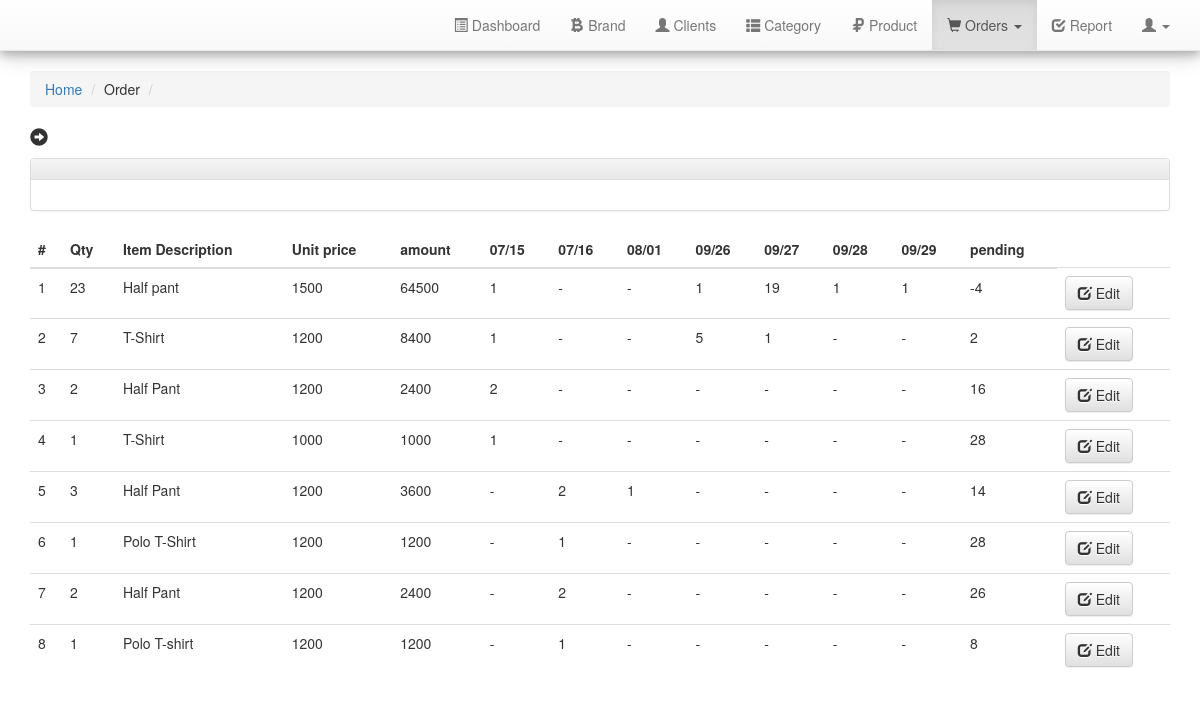
Screenshot of /orders.php (signed in) with the database file from the repository.
### tables this page shows
CREATE TABLE IF NOT EXISTS `product` (
  `product_id` int(11) NOT NULL AUTO_INCREMENT,
  `product_name` varchar(255) NOT NULL,
  `product_image` text NOT NULL,
  `brand_id` int(11) NOT NULL,
  `categories_id` int(11) NOT NULL,
  `quantity` varchar(255) NOT NULL,
  `rate` varchar(255) NOT NULL,
  `active` int(11) NOT NULL DEFAULT 0,
  `status` int(11) NOT NULL DEFAULT 0,
  PRIMARY KEY (`product_id`)
);

### php_action/orderDeliveryScheduling.php (called while the page is built, shortened)
<?php
function getPending($historyHeaders, $item) {
    $pending = $item->quantity;
    foreach($historyHeaders as $date) {
      $key = dateKey($date['modified']);
      $pending -= $item->$key === '-' ? 0 : $item->$key;
    }
    return $pending;
}
function monthDate($date) {
  $newDate = explode('-', $date);
  return [
    "modified" => "{$newDate[1]}/{$newDate[2]}",
    "orig" => $date,
  ];
}
function dateKey($date) {
  return str_replace("/","_", $date);
}
function getOrderItem($db, $product_id) {
  $sql = "SELECT * FROM order_item where product_id = {$product_id}";
  $order_item = $db->query($sql);
  $orderItem = [];
  while ($orderItem[] = $order_item->fetch_assoc());
  return $orderItem;
}
function getTotal($orderItem) {
  $total = array_column((array)$orderItem, 'total');
  return array_sum($total);
}
function getOrderHistory($db, $columns) {
  $product_ids = implode(', ', $columns);
  $sql = "SELECT * FROM order_item JOIN orders USING(order_id) where product_id IN ({$product_ids})";
  $orders = $db->query($sql);
  $orderItems = [];
  while ($orderItems[] = $orders->fetch_assoc());
  $orderItems = array_filter($orderItems, function($order) {
    return $order['order_status'] !== 2;
  });
  return $orderItems;
}
function sumOFOrderToDeliver($item, $dates) {
  $total = 0;
  foreach($dates as $date) {
    $delivery = dateKey($date['modified']);
    $total += (int)$item->$delivery;
  }
  return $total;
}
function historyAsHeader($orderItems) {
  $headers = array_unique(array_column($orderItems, 'order_date'));
  sort($headers);
  return array_map("monthDate", $headers);
}
function addQuantityPerDate($products, $orderItems, $headers) {
  $products = array_map(function($item) use($orderItems, $headers) {
    $item = (array)$item;
    foreach($headers as $date) {
      $val = array_filter($orderItems, function($dv) use($item, $date) {
        return $dv['product_id'] === $item['product_id'] && $dv['order_date'] === $date['orig'];
      });
      $item[dateKey($date['modified'])] = count($val) ? array_sum(array_column($val, 'quantity')) : "-";
    }
    $item = (object)$item;
    return $item;
  }, $products);
  return $products;
}
function getProducts($db) {
  $sql = "SELECT * FROM product";
  $query = $db->query($sql);
  $data = [];
  $index = 0;
  while ($item = $query->fetch_assoc()) {
    $data[] = $item;
    $orderItem = getOrderItem($db, $item['product_id']);
    $data[$index]['amount'] = getTotal($orderItem);
    $data[$index] = (object)$data[$index];
    $index += 1;
  }
  return $data;
}
?>

### orders.php (the view, shortened to what this page needs)
<?php
require_once 'includes/header.php';
require_once 'php_action/orderDeliveryScheduling.php';
$products = getProducts($connect);
$columns = array_column($products, 'product_id');
$orderItems = getOrderHistory($connect, $columns);
$historyHeaders = historyAsHeader($orderItems);
$products = addQuantityPerDate($products, $orderItems, $historyHeaders);
?>
<ol class="breadcrumb">
    <li><a href="dashboard.php">Home</a></li>
    <li>Order</li>
    <li class="active">
    </li>
</ol>
<h4>
    <i class='glyphicon glyphicon-circle-arrow-right'></i>
</h4>
<div class="panel panel-default">
    <div class="panel-heading">
    </div>
    <div class="panel-body">
    </div>
</div>
<table class="table" id="OrderDeliveryTable">
    <thead>
    <tr>
        <th>#</th>
        <th>Qty</th>
        <th>Item Description</th>
        <th>Unit price</th>
        <th>amount</th>
      <?php foreach($historyHeaders as $key => $item): ?>
          <th><?= $item['modified'] ?></th>
      <?php endforeach ?>
        <th>pending</th>
    </tr>
    </thead>
    <tbody>
    <?php foreach($products as $key => $item): ?>
        <tr>
            <td><?= $key + 1 ?></td>
            <td><?= sumOFOrderToDeliver($item, $historyHeaders)?></td>
            <td><?= $item->product_name ?></td>
            <td><?= $item->rate ?></td>
            <td><?= $item->amount ?></td>
          <?php foreach($historyHeaders as $date): $delivery = dateKey($date['modified']);?>
              <td><?= $item->$delivery ?></td>
          <?php endforeach ?>
            <td><?= getPending($historyHeaders, $item) ?></td>
            <td>
                <button class="btn btn-default button1 editBtn" data-productid="<?= $item->product_id?>" data-toggle="modal" id="addOrderModalBtn" data-target="#addOrderModal"> <i class="glyphicon glyphicon-edit"></i> Edit </button></td>
        </tr>
    <?php endforeach ?>
    </tbody>
</table>
<?php require_once 'includes/footer.php'; ?>

### includes/header.php (shortened to what this page needs)
<!DOCTYPE html>
<html>
<head>
	<link rel="stylesheet" href="assests/bootstrap/css/bootstrap.min.css">
	<link rel="stylesheet" href="assests/bootstrap/css/bootstrap-theme.min.css">
	<link rel="stylesheet" href="assests/font-awesome/css/font-awesome.min.css">
  <link rel="stylesheet" href="custom/css/custom.css">
  <link rel="stylesheet" href="assests/plugins/datatables/jquery.dataTables.min.css">
  <link rel="stylesheet" href="assests/plugins/fileinput/css/fileinput.min.css">
  <link rel="stylesheet" href="assests/jquery-ui/jquery-ui.min.css">
</head>
<body>
	<nav class="navbar navbar-default navbar-static-top">
		<div class="container">
    <div class="collapse navbar-collapse" id="bs-example-navbar-collapse-1">
      <ul class="nav navbar-nav navbar-right">
      	<li id="navDashboard"><a href="index.php"><i class="glyphicon glyphicon-list-alt"></i>  Dashboard</a></li>
        <li id="navBrand"><a href="brand.php"><i class="glyphicon glyphicon-btc"></i>  Brand</a></li>
        <li id="navBrand"><a href="clients.php"><i class="glyphicon glyphicon-user"></i>  Clients</a></li>
        <li id="navCategories"><a href="categories.php"> <i class="glyphicon glyphicon-th-list"></i> Category</a></li>
        <li id="navProduct"><a href="product.php"> <i class="glyphicon glyphicon-ruble"></i> Product </a></li>
        <li class="dropdown" id="navOrder">
          <a href="#" class="dropdown-toggle" data-toggle="dropdown" role="button" aria-haspopup="true" aria-expanded="false"> <i class="glyphicon glyphicon-shopping-cart"></i> Orders <span class="caret"></span></a>
        </li>
        <li id="navReport"><a href="report.php"> <i class="glyphicon glyphicon-check"></i> Report </a></li>
        <li class="dropdown" id="navSetting">
          <a href="#" class="dropdown-toggle" data-toggle="dropdown" role="button" aria-haspopup="true" aria-expanded="false"> <i class="glyphicon glyphicon-user"></i> <span class="caret"></span></a>
        </li>
      </ul>
    </div>
  </div>
	</nav>
	<div class="container">

### includes/footer.php (shortened to what this page needs)
</div>
</body>
</html>

### rows the page displays
product: historyHeaders "23", product_name "Half pant", rate "1500", amount "64500", delivery "1", delivery "-", delivery "19", item "-4"
product: historyHeaders "7", product_name "T-Shirt", rate "1200", amount "8400", delivery "1", delivery "-", delivery "5", item "2"
product: historyHeaders "2", product_name "Half Pant", rate "1200", amount "2400", delivery "2", delivery "-", item "16"
product: historyHeaders "1", product_name "T-Shirt", rate "1000", delivery "1", delivery "-", item "28"
product: historyHeaders "3", product_name "Half Pant", rate "1200", amount "3600", delivery "-", delivery "2", delivery "1", item "14"
product: historyHeaders "1", product_name "Polo T-Shirt", rate "1200", delivery "-", delivery "1", item "28"
product: historyHeaders "2", product_name "Half Pant", rate "1200", amount "2400", delivery "-", delivery "2", item "26"
product: historyHeaders "1", product_name "Polo T-shirt", rate "1200", delivery "-", delivery "1", item "8"

### other values shown
$item['modified'] "07/15"
$item['modified'] "07/16"
$item['modified'] "08/01"
$item['modified'] "09/26"
$item['modified'] "09/27"
$item['modified'] "09/28"
$item['modified'] "09/29"
